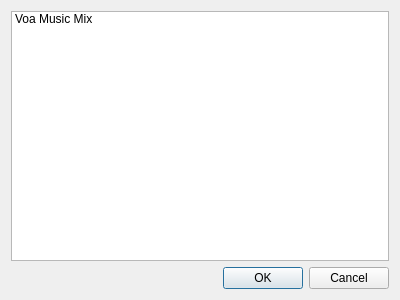
<?xml version="1.0" encoding="UTF-8"?>
<ui version="4.0">
 <class>Internet_readio</class>
 <widget class="QDialog" name="Internet_readio">
  <property name="geometry">
   <rect>
    <x>0</x>
    <y>0</y>
    <width>400</width>
    <height>300</height>
   </rect>
  </property>
  <property name="windowTitle">
   <string>Dialog</string>
  </property>
  <layout class="QGridLayout" name="gridLayout">
   <item row="0" column="0">
    <widget class="QListWidget" name="listWidget">
     <item>
      <property name="text">
       <string>Voa Music Mix</string>
      </property>
     </item>
    </widget>
   </item>
   <item row="1" column="0">
    <widget class="QDialogButtonBox" name="buttonBox">
     <property name="orientation">
      <enum>Qt::Horizontal</enum>
     </property>
     <property name="standardButtons">
      <set>QDialogButtonBox::Cancel|QDialogButtonBox::Ok</set>
     </property>
    </widget>
   </item>
  </layout>
 </widget>
 <resources/>
 <connections>
  <connection>
   <sender>buttonBox</sender>
   <signal>accepted()</signal>
   <receiver>Internet_readio</receiver>
   <slot>accept()</slot>
   <hints>
    <hint type="sourcelabel">
     <x>248</x>
     <y>254</y>
    </hint>
    <hint type="destinationlabel">
     <x>157</x>
     <y>274</y>
    </hint>
   </hints>
  </connection>
  <connection>
   <sender>buttonBox</sender>
   <signal>rejected()</signal>
   <receiver>Internet_readio</receiver>
   <slot>reject()</slot>
   <hints>
    <hint type="sourcelabel">
     <x>316</x>
     <y>260</y>
    </hint>
    <hint type="destinationlabel">
     <x>286</x>
     <y>274</y>
    </hint>
   </hints>
  </connection>
 </connections>
</ui>
